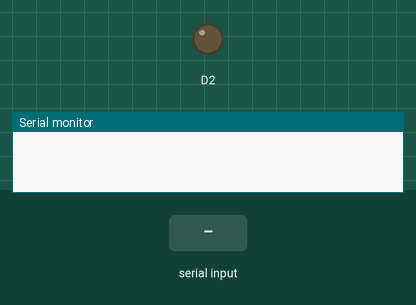
The sketch below on a simulated ESP8266 (NodeMCU). Parts: output pins drawn as LEDs (lit = HIGH), the last lines printed to the serial monitor. Inputs (shaded band) come from the test bench.

Above: at 1.2 s.
1.3 s: "90,45\n" received over Serial
At 3.4 s:
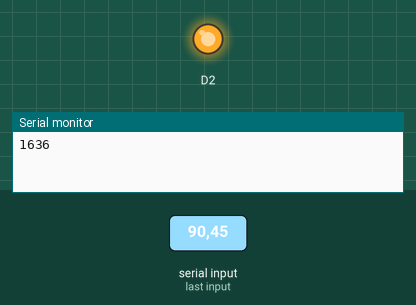
3.8 s: "5\n" received over Serial
At 5.3 s:
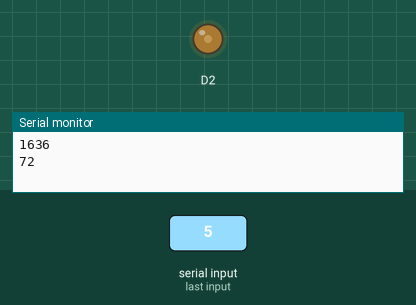
6.3 s: "30,150\n" received over Serial
At 8.4 s:
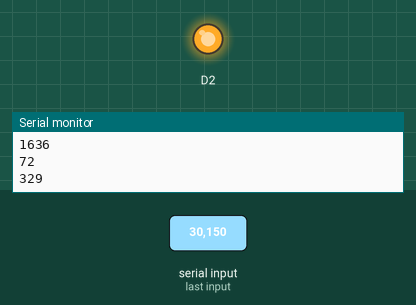
Timing chart, 0 to 9.9 s (numbered marks = the images above; inputs shaded):
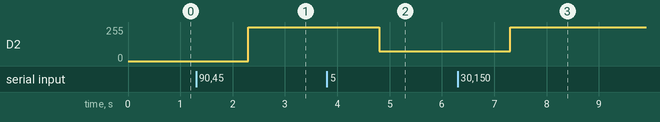

Measured:
- after the input at 1.3 s, D2: 0/255 → 255/255 after 1.0 s
- after the input at 3.8 s, D2: 255/255 → 72/255 after 1.0 s
- after the input at 6.3 s, D2: 72/255 → 255/255 after 1.0 s

The sketch:

pwmSerial.ino
```cpp
void setup() {
  // put your setup code here, to run once:
  Serial.begin(9600);
}

void loop() {
 if (Serial.available()) {

      String texto = Serial.readString();
      int temp=texto.toInt();
      float t=0.0007*temp*temp*temp-0.0539*temp*temp+3.7*temp+0.7768;
      t=(t/255.0)*1024;
      temp=t;
      Serial.println(temp);
      analogWrite(D2,temp);
}

}
```
